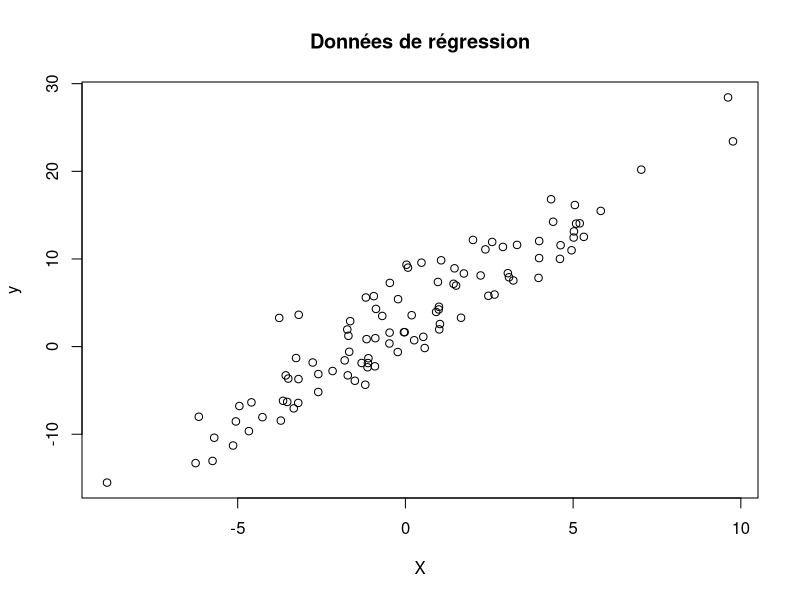
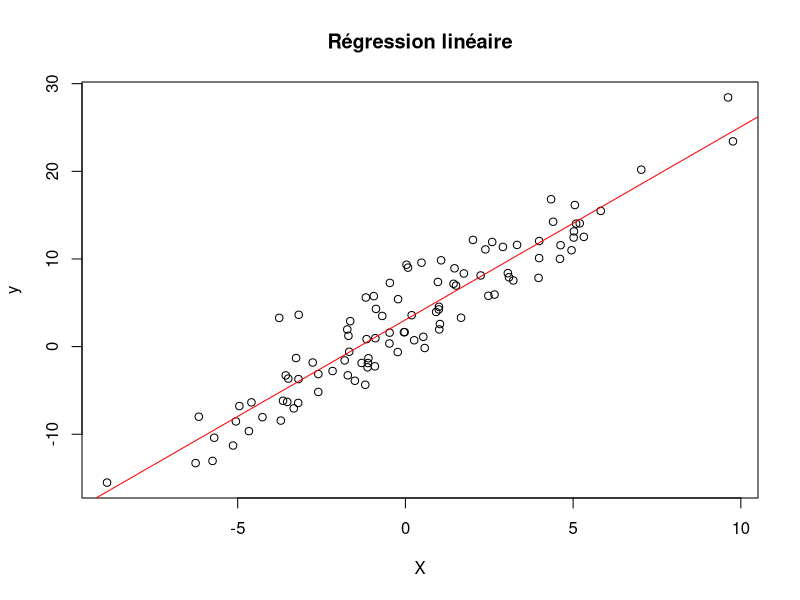

Here is the R script that generated these plots, in order:
# Régression Linéaire
# 
# Dans un modèle linéaire, nous supposons que la valeur à prédire y est une combinaison linéaire
# des variables d'entrée X ∈ R^p plus un bruit ε. Mathématiquement, cela peut être exprimé comme :
# 
# y = β₀ + β₁X + ε
# 
# où :
# - y est la variable dépendante (la valeur à prédire),
# - X est le vecteur de valeurs représentant les variables d'entrée,
# - β₀ est l'ordonnée à l'origine,
# - β₁ est le vecteur des coefficients pour les variables d'entrée,
# - ε est le terme d'erreur (bruit).
# 
# Nous pouvons supposer que β₀ = 0 et E(ε) = 0, car nous pouvons simplement étendre X à R^(p+1),
# en ajoutant une colonne de uns qui pourrait correspondre à la somme de l'ordonnée à l'origine
# et de l'espérance du terme d'erreur.

## Estimateur des Moindres Carrés

# importations
library(ggplot2)

# définir la graine aléatoire
set.seed(0)

# nombre d'échantillons
n <- 100

# nombre de variables d'entrée
p <- 1

# données d'entrée supposées suivre une distribution normale
# la première colonne est composée de uns (ordonnée à l'origine + espérance de l'erreur)
# nous définissons les données d'entrée avec une moyenne de 0 et un écart-type de 4
sigma <- 4
X <- cbind(rep(1, n), sigma * rnorm(n, mean = 0, sd = 1))

# générer le terme d'erreur
# nous définissons le terme d'erreur avec une moyenne de 0 et un écart-type de 3
epsilon <- 3 * rnorm(n)

# définir beta
beta <- c(3.2, 2.1)

# générer la variable de réponse
y <- X %*% beta + epsilon

# tracer les données
plot(X[, 2], y, xlab = "X", ylab = "y", main = "Données de régression")

# Nous pouvons déduire les estimations des moindres carrés des coefficients β₀ et β₁ en utilisant
# les formules suivantes : β* = (X^TX)^(-1)X^Ty

# déduire la pente et l'ordonnée à l'origine
beta_hat <- solve(t(X) %*% X) %*% t(X) %*% y

# afficher la pente et l'ordonnée à l'origine estimées
cat("Pente estimée: ", beta_hat[2], "\n")
cat("Ordonnée à l'origine estimée: ", beta_hat[1], "\n")

# afficher la pente et l'ordonnée à l'origine réelles
cat("Pente réelle: ", beta[2], "\n")
cat("Ordonnée à l'origine réelle: ", beta[1], "\n")

# tracer les données et la droite ajustée
plot(X[, 2], y, xlab = "X", ylab = "y", main = "Régression linéaire")
abline(a = beta_hat[1], b = beta_hat[2], col = "red")

## Test de Fisher
#
# Nous voulons tester l'hypothèse nulle selon laquelle le coefficient β₁ est égal à zéro.
# Nous pouvons utiliser le test de Fisher pour cela. La statistique de test est donnée par :
#
# F = (R² × (n-p-1))/((1-R²)p)
#
# avec R² = Σᵢ(β*.Xᵢ - ȳ)² / Σᵢ(β*.Xᵢ - yᵢ)²

# calculer le R²
y_mean <- mean(y)
R_2 <- sum((y_mean - X %*% beta_hat)^2) / sum((y - y_mean)^2)

# calculer la statistique F
F_stat <- R_2 * (n - p - 1) / ((1 - R_2) * p)

# afficher les résultats
cat("Le seuil de rejet est : ", qf(0.95, p, n - p - 1), "\n")
cat("La statistique F est : ", F_stat, "\n")
cat("La p-valeur est : ", 1 - pf(F_stat, p, n - p - 1), "\n")

# Nous construisons un cadre où l'hypothèse nulle est vraie. Nous générons un ensemble de données
# avec une relation linéaire entre la variable d'entrée et la variable de sortie, et nous testons
# si le test de Fisher peut rejeter l'hypothèse nulle.

# y ne dépend pas de la deuxième colonne de X
y_test_2 <- epsilon

# déduire la pente et l'ordonnée à l'origine
beta_hat_2 <- solve(t(X) %*% X) %*% t(X) %*% y_test_2

# calculer le R²
y_test_2_mean <- mean(y_test_2)
R_2_2 <- sum((y_test_2_mean - X %*% beta_hat_2)^2) / sum((y_test_2 - y_test_2_mean)^2)

# calculer la statistique F
F_2 <- R_2_2 * (n - p - 1) / ((1 - R_2_2) * p)

# afficher les résultats
cat("Le seuil de rejet est : ", qf(0.95, p, n - p - 1), "\n")
cat("La statistique F est : ", F_2, "\n")
cat("La p-valeur est : ", 1 - pf(F_2, p, n - p - 1), "\n")

## Test de Student
#
# Nous pouvons également tester l'hypothèse nulle selon laquelle le coefficient β₁ est égal à zéro
# en utilisant le test de Student. La statistique de test est donnée par :
#
# t = β₁/σ₁

## Rendu de TP
#
# Générez trois cas :
# - Un cas où l'hypothèse nulle est vraie pour toutes les composantes, p=2 et n=100.
# - Un cas où l'hypothèse nulle est vraie pour une composante, p=2 et n=100.
# - Un cas où l'hypothèse nulle est fausse pour toutes les composantes, p=2 et n=100.
#
# Fixez la graine à 0 à des fins de reproductibilité.
